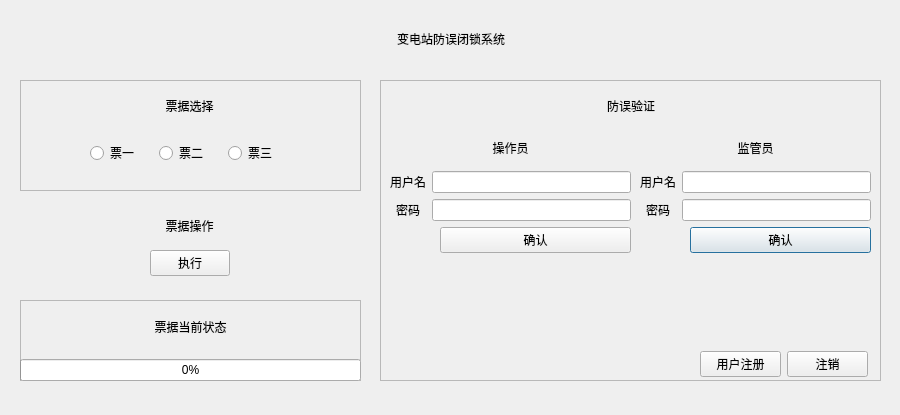
<?xml version="1.0" encoding="UTF-8"?>
<ui version="4.0">
 <class>operatinginterface</class>
 <widget class="QDialog" name="operatinginterface">
  <property name="geometry">
   <rect>
    <x>0</x>
    <y>0</y>
    <width>900</width>
    <height>415</height>
   </rect>
  </property>
  <property name="sizePolicy">
   <sizepolicy hsizetype="Fixed" vsizetype="Fixed">
    <horstretch>0</horstretch>
    <verstretch>0</verstretch>
   </sizepolicy>
  </property>
  <property name="minimumSize">
   <size>
    <width>900</width>
    <height>415</height>
   </size>
  </property>
  <property name="maximumSize">
   <size>
    <width>900</width>
    <height>415</height>
   </size>
  </property>
  <property name="windowTitle">
   <string>Dialog</string>
  </property>
  <widget class="QWidget" name="layoutWidget">
   <property name="geometry">
    <rect>
     <x>20</x>
     <y>10</y>
     <width>861</width>
     <height>57</height>
    </rect>
   </property>
   <layout class="QHBoxLayout" name="horizontalLayout">
    <item>
     <spacer name="horizontalSpacer">
      <property name="orientation">
       <enum>Qt::Horizontal</enum>
      </property>
      <property name="sizeHint" stdset="0">
       <size>
        <width>40</width>
        <height>20</height>
       </size>
      </property>
     </spacer>
    </item>
    <item>
     <widget class="QLabel" name="label">
      <property name="styleSheet">
       <string notr="true">font: 28pt &quot;Noto Sans CJK SC&quot;;</string>
      </property>
      <property name="text">
       <string>变电站防误闭锁系统</string>
      </property>
     </widget>
    </item>
    <item>
     <spacer name="horizontalSpacer_2">
      <property name="orientation">
       <enum>Qt::Horizontal</enum>
      </property>
      <property name="sizeHint" stdset="0">
       <size>
        <width>40</width>
        <height>20</height>
       </size>
      </property>
     </spacer>
    </item>
   </layout>
  </widget>
  <widget class="QFrame" name="frame">
   <property name="geometry">
    <rect>
     <x>20</x>
     <y>300</y>
     <width>341</width>
     <height>81</height>
    </rect>
   </property>
   <property name="frameShape">
    <enum>QFrame::StyledPanel</enum>
   </property>
   <property name="frameShadow">
    <enum>QFrame::Raised</enum>
   </property>
   <widget class="QWidget" name="layoutWidget">
    <property name="geometry">
     <rect>
      <x>0</x>
      <y>0</y>
      <width>341</width>
      <height>81</height>
     </rect>
    </property>
    <layout class="QVBoxLayout" name="verticalLayout_2">
     <item>
      <widget class="QLabel" name="label_2">
       <property name="styleSheet">
        <string notr="true">font: 11pt &quot;Noto Sans CJK SC&quot;;</string>
       </property>
       <property name="text">
        <string>票据当前状态</string>
       </property>
       <property name="alignment">
        <set>Qt::AlignCenter</set>
       </property>
      </widget>
     </item>
     <item>
      <widget class="QProgressBar" name="progressBar">
       <property name="maximum">
        <number>4</number>
       </property>
       <property name="value">
        <number>0</number>
       </property>
      </widget>
     </item>
    </layout>
   </widget>
  </widget>
  <widget class="QFrame" name="frame_2">
   <property name="geometry">
    <rect>
     <x>380</x>
     <y>80</y>
     <width>501</width>
     <height>301</height>
    </rect>
   </property>
   <property name="frameShape">
    <enum>QFrame::StyledPanel</enum>
   </property>
   <property name="frameShadow">
    <enum>QFrame::Raised</enum>
   </property>
   <widget class="QWidget" name="layoutWidget_2">
    <property name="geometry">
     <rect>
      <x>260</x>
      <y>50</y>
      <width>231</width>
      <height>123</height>
     </rect>
    </property>
    <layout class="QGridLayout" name="gridLayout_2">
     <item row="0" column="0" colspan="2">
      <widget class="QLabel" name="label_6">
       <property name="styleSheet">
        <string notr="true">font: 11pt &quot;Noto Sans CJK SC&quot;;</string>
       </property>
       <property name="text">
        <string>监管员</string>
       </property>
       <property name="alignment">
        <set>Qt::AlignCenter</set>
       </property>
      </widget>
     </item>
     <item row="1" column="0">
      <widget class="QLabel" name="label_9">
       <property name="styleSheet">
        <string notr="true">font: 11pt &quot;Noto Sans CJK SC&quot;;</string>
       </property>
       <property name="text">
        <string>用户名</string>
       </property>
       <property name="alignment">
        <set>Qt::AlignCenter</set>
       </property>
      </widget>
     </item>
     <item row="1" column="1">
      <widget class="QLineEdit" name="jgus"/>
     </item>
     <item row="2" column="0">
      <widget class="QLabel" name="label_10">
       <property name="styleSheet">
        <string notr="true">font: 11pt &quot;Noto Sans CJK SC&quot;;</string>
       </property>
       <property name="text">
        <string>密码</string>
       </property>
       <property name="alignment">
        <set>Qt::AlignCenter</set>
       </property>
      </widget>
     </item>
     <item row="2" column="1">
      <widget class="QLineEdit" name="jgps">
       <property name="echoMode">
        <enum>QLineEdit::Password</enum>
       </property>
      </widget>
     </item>
     <item row="3" column="0" colspan="2">
      <layout class="QHBoxLayout" name="horizontalLayout_4">
       <item>
        <spacer name="horizontalSpacer_6">
         <property name="orientation">
          <enum>Qt::Horizontal</enum>
         </property>
         <property name="sizeType">
          <enum>QSizePolicy::Fixed</enum>
         </property>
         <property name="sizeHint" stdset="0">
          <size>
           <width>50</width>
           <height>20</height>
          </size>
         </property>
        </spacer>
       </item>
       <item>
        <widget class="QPushButton" name="pushButton_3">
         <property name="text">
          <string>确认</string>
         </property>
        </widget>
       </item>
      </layout>
     </item>
    </layout>
   </widget>
   <widget class="QWidget" name="layoutWidget">
    <property name="geometry">
     <rect>
      <x>10</x>
      <y>50</y>
      <width>241</width>
      <height>123</height>
     </rect>
    </property>
    <layout class="QGridLayout" name="gridLayout">
     <item row="0" column="0" colspan="2">
      <widget class="QLabel" name="label_5">
       <property name="styleSheet">
        <string notr="true">font: 11pt &quot;Noto Sans CJK SC&quot;;</string>
       </property>
       <property name="text">
        <string>操作员</string>
       </property>
       <property name="alignment">
        <set>Qt::AlignCenter</set>
       </property>
      </widget>
     </item>
     <item row="1" column="0">
      <widget class="QLabel" name="label_7">
       <property name="styleSheet">
        <string notr="true">font: 11pt &quot;Noto Sans CJK SC&quot;;</string>
       </property>
       <property name="text">
        <string>用户名</string>
       </property>
       <property name="alignment">
        <set>Qt::AlignCenter</set>
       </property>
      </widget>
     </item>
     <item row="1" column="1">
      <widget class="QLineEdit" name="czus"/>
     </item>
     <item row="2" column="0">
      <widget class="QLabel" name="label_8">
       <property name="styleSheet">
        <string notr="true">font: 11pt &quot;Noto Sans CJK SC&quot;;</string>
       </property>
       <property name="text">
        <string>密码</string>
       </property>
       <property name="alignment">
        <set>Qt::AlignCenter</set>
       </property>
      </widget>
     </item>
     <item row="2" column="1">
      <widget class="QLineEdit" name="czps">
       <property name="echoMode">
        <enum>QLineEdit::Password</enum>
       </property>
      </widget>
     </item>
     <item row="3" column="0" colspan="2">
      <layout class="QHBoxLayout" name="horizontalLayout_3">
       <item>
        <spacer name="horizontalSpacer_5">
         <property name="orientation">
          <enum>Qt::Horizontal</enum>
         </property>
         <property name="sizeType">
          <enum>QSizePolicy::Fixed</enum>
         </property>
         <property name="sizeHint" stdset="0">
          <size>
           <width>50</width>
           <height>20</height>
          </size>
         </property>
        </spacer>
       </item>
       <item>
        <widget class="QPushButton" name="pushButton">
         <property name="text">
          <string>确认</string>
         </property>
        </widget>
       </item>
      </layout>
     </item>
    </layout>
   </widget>
   <widget class="QWidget" name="layoutWidget">
    <property name="geometry">
     <rect>
      <x>10</x>
      <y>10</y>
      <width>481</width>
      <height>32</height>
     </rect>
    </property>
    <layout class="QHBoxLayout" name="horizontalLayout_5">
     <item>
      <spacer name="horizontalSpacer_3">
       <property name="orientation">
        <enum>Qt::Horizontal</enum>
       </property>
       <property name="sizeHint" stdset="0">
        <size>
         <width>40</width>
         <height>20</height>
        </size>
       </property>
      </spacer>
     </item>
     <item>
      <widget class="QLabel" name="label_11">
       <property name="styleSheet">
        <string notr="true">font: 14pt &quot;Noto Sans CJK SC&quot;;</string>
       </property>
       <property name="text">
        <string>防误验证</string>
       </property>
      </widget>
     </item>
     <item>
      <spacer name="horizontalSpacer_4">
       <property name="orientation">
        <enum>Qt::Horizontal</enum>
       </property>
       <property name="sizeHint" stdset="0">
        <size>
         <width>40</width>
         <height>20</height>
        </size>
       </property>
      </spacer>
     </item>
    </layout>
   </widget>
   <widget class="QWidget" name="layoutWidget">
    <property name="geometry">
     <rect>
      <x>320</x>
      <y>270</y>
      <width>168</width>
      <height>28</height>
     </rect>
    </property>
    <layout class="QHBoxLayout" name="horizontalLayout_6">
     <item>
      <widget class="QPushButton" name="pushButton_4">
       <property name="text">
        <string>用户注册</string>
       </property>
      </widget>
     </item>
     <item>
      <widget class="QPushButton" name="pushButton_2">
       <property name="text">
        <string>注销</string>
       </property>
      </widget>
     </item>
    </layout>
   </widget>
   <widget class="QWidget" name="layoutWidget">
    <property name="geometry">
     <rect>
      <x>20</x>
      <y>180</y>
      <width>481</width>
      <height>20</height>
     </rect>
    </property>
    <layout class="QHBoxLayout" name="horizontalLayout_7">
     <item>
      <widget class="QLabel" name="xztext">
       <property name="text">
        <string/>
       </property>
      </widget>
     </item>
     <item>
      <widget class="QLabel" name="jgtext">
       <property name="text">
        <string/>
       </property>
      </widget>
     </item>
    </layout>
   </widget>
  </widget>
  <widget class="QFrame" name="frame_3">
   <property name="geometry">
    <rect>
     <x>20</x>
     <y>80</y>
     <width>341</width>
     <height>111</height>
    </rect>
   </property>
   <property name="frameShape">
    <enum>QFrame::StyledPanel</enum>
   </property>
   <property name="frameShadow">
    <enum>QFrame::Raised</enum>
   </property>
   <widget class="QLabel" name="label_12">
    <property name="geometry">
     <rect>
      <x>0</x>
      <y>0</y>
      <width>339</width>
      <height>52</height>
     </rect>
    </property>
    <property name="styleSheet">
     <string notr="true">font: 11pt &quot;Noto Sans CJK SC&quot;;</string>
    </property>
    <property name="text">
     <string>票据选择</string>
    </property>
    <property name="alignment">
     <set>Qt::AlignCenter</set>
    </property>
   </widget>
   <widget class="QWidget" name="layoutWidget">
    <property name="geometry">
     <rect>
      <x>70</x>
      <y>60</y>
      <width>201</width>
      <height>26</height>
     </rect>
    </property>
    <layout class="QHBoxLayout" name="horizontalLayout_2">
     <item>
      <widget class="QRadioButton" name="radioButton">
       <property name="text">
        <string>票一</string>
       </property>
      </widget>
     </item>
     <item>
      <widget class="QRadioButton" name="radioButton_2">
       <property name="text">
        <string>票二</string>
       </property>
      </widget>
     </item>
     <item>
      <widget class="QRadioButton" name="radioButton_3">
       <property name="text">
        <string>票三</string>
       </property>
      </widget>
     </item>
    </layout>
   </widget>
  </widget>
  <widget class="QFrame" name="frame_4">
   <property name="geometry">
    <rect>
     <x>20</x>
     <y>200</y>
     <width>341</width>
     <height>91</height>
    </rect>
   </property>
   <widget class="QLabel" name="label_4">
    <property name="geometry">
     <rect>
      <x>0</x>
      <y>0</y>
      <width>339</width>
      <height>52</height>
     </rect>
    </property>
    <property name="styleSheet">
     <string notr="true">font: 11pt &quot;Noto Sans CJK SC&quot;;</string>
    </property>
    <property name="text">
     <string>票据操作</string>
    </property>
    <property name="alignment">
     <set>Qt::AlignCenter</set>
    </property>
   </widget>
   <widget class="QPushButton" name="do_2">
    <property name="geometry">
     <rect>
      <x>130</x>
      <y>50</y>
      <width>80</width>
      <height>26</height>
     </rect>
    </property>
    <property name="text">
     <string>执行</string>
    </property>
   </widget>
  </widget>
 </widget>
 <resources/>
 <connections/>
</ui>
